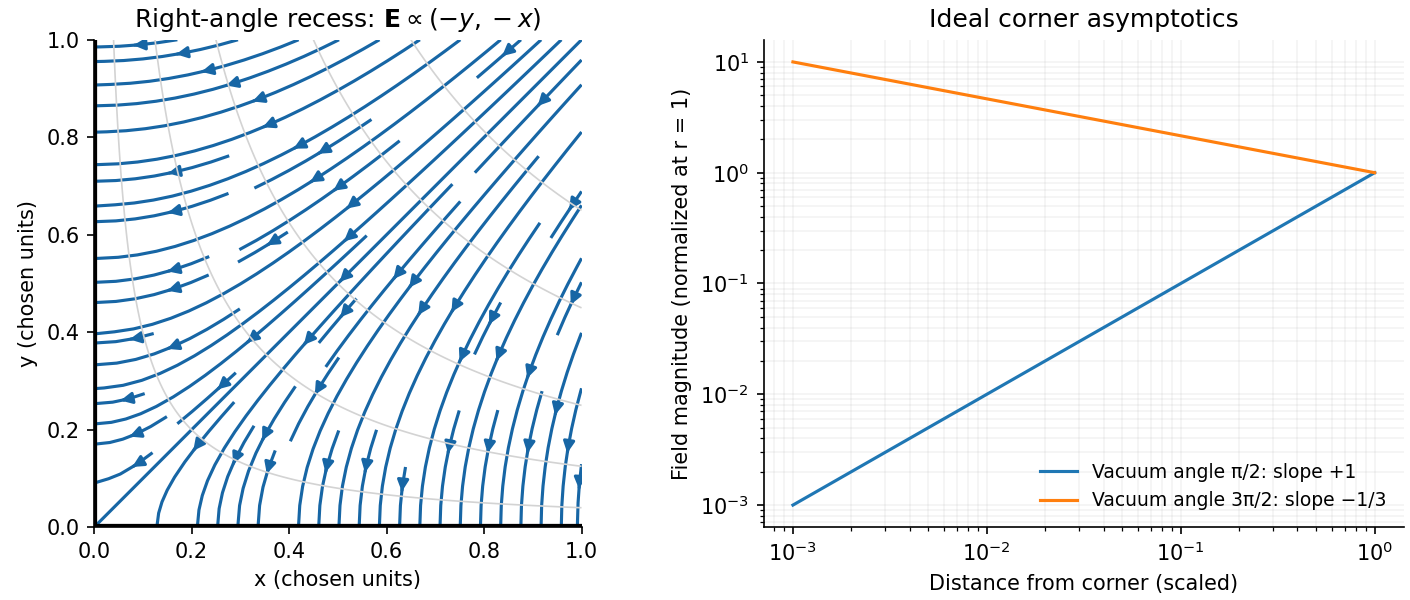

Write Python code to recreate this figure.
"""Original explanatory calculation. Python 3.14, numpy and matplotlib.
Writes one literal PNG basename to cwd; no source-image pixels or media paths.
"""
import numpy as np
import matplotlib
matplotlib.use('Agg')
import matplotlib.pyplot as plt
plt.rcParams.update({'font.size':10,'figure.facecolor':'white','savefig.facecolor':'white','axes.spines.top':False,'axes.spines.right':False})
fig,(a,b)=plt.subplots(1,2,figsize=(9.4,4),layout='constrained');q=np.linspace(.005,1,170);X,Y=np.meshgrid(q,q)
a.streamplot(q,q,-Y,-X,color='#1766a5',density=.85,arrowsize=1.1);a.contour(X,Y,2*X*Y,levels=[.08,.25,.5,.9,1.3],colors='lightgray',linewidths=.8);a.set(xlim=(0,1),ylim=(0,1),xlabel='x (chosen units)',ylabel='y (chosen units)',title=r'Right-angle recess: $\mathbf{E}\propto(-y,-x)$');a.set_aspect('equal');a.plot([0,1],[0,0],color='black',lw=3);a.plot([0,0],[0,1],color='black',lw=3)
r=np.geomspace(.001,1,400);b.loglog(r,r,label='Vacuum angle π/2: slope +1');b.loglog(r,r**(-1/3),label='Vacuum angle 3π/2: slope −1/3');b.set(xlabel='Distance from corner (scaled)',ylabel='Field magnitude (normalized at r = 1)',title='Ideal corner asymptotics');b.legend(frameon=False,fontsize=9);b.grid(alpha=.15,which='both')
fig.savefig('paper-1-wedge-field.png',dpi=150);plt.close(fig)
